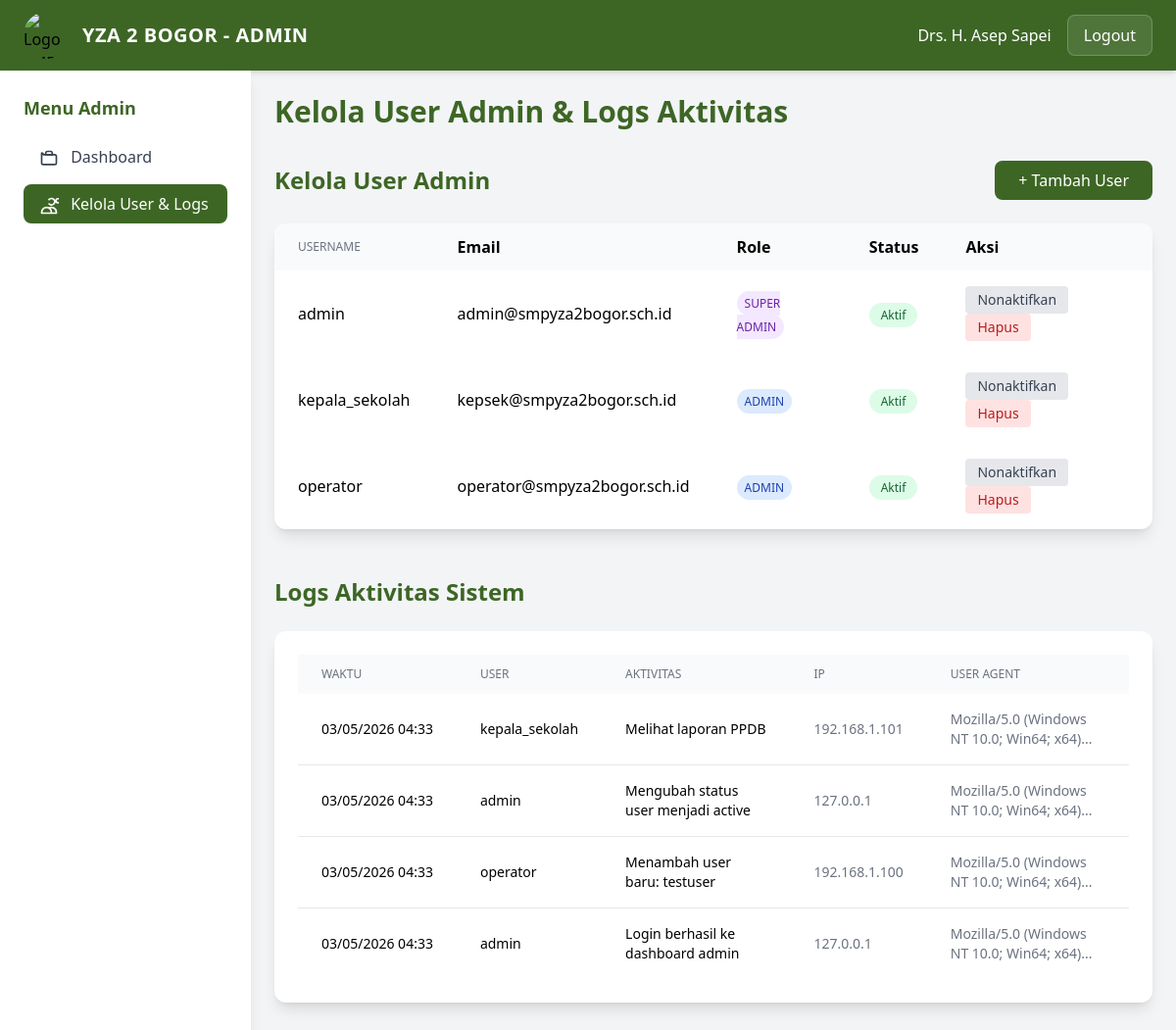
The page /user-management.php (signed in) on the database its author committed.
### tables this page shows
CREATE TABLE IF NOT EXISTS activity_logs (
    id INT AUTO_INCREMENT PRIMARY KEY,
    username VARCHAR(50),
    activity TEXT NOT NULL,
    ip_address VARCHAR(45),
    user_agent TEXT,
    created_at TIMESTAMP DEFAULT CURRENT_TIMESTAMP,
    INDEX idx_username (username),
    INDEX idx_created_at (created_at)
);

### user-management.php (the view, shortened to what this page needs)
<!DOCTYPE html>
<html lang="en">
<head>
    <script src="https://cdn.tailwindcss.com"></script>
</head>
<body class="bg-gray-100">
<?php
$currentPage = basename($_SERVER['PHP_SELF']);
$pdo = getDBConnection();
$stmt = $pdo->query("SELECT id, username, email, name, role, status, created_at, last_login FROM admin_users ORDER BY created_at DESC");
$users = $stmt->fetchAll(PDO::FETCH_ASSOC);
$stmt = $pdo->query("SELECT * FROM activity_logs ORDER BY created_at DESC LIMIT 50");
$logs = $stmt->fetchAll(PDO::FETCH_ASSOC);
?>
    <div class="min-h-screen">
        <header class="bg-[#3d6625] py-3 px-6 flex items-center justify-between shadow-md">
<a href="dashboard.html" class="flex items-center gap-3">
                <img src="https://www.upload.ee/image/19236257/BYZAD.png" alt="Logo SMP YZA 2 Bogor" class="w-12 h-12 rounded-full object-cover">
                <span class="text-white text-xl font-bold tracking-wide">YZA 2 BOGOR - ADMIN</span>
            </a>
            <div class="flex items-center gap-4">
                <span id="admin-name" class="text-white"><?php echo htmlspecialchars($_SESSION['admin_name'] ?? 'Admin'); ?></span>
                <a href="../public/php/logout.php" onclick="return confirm('Logout?')" class="px-4 py-2 bg-white/10 text-white rounded-lg hover:bg-white/20 transition-all border border-white/20">Logout</a>
            </div>
        </header>
      <div class="flex">
        <nav class="w-64 bg-white shadow-lg min-h-screen">
          <div class="p-6">
            <h2 class="text-lg font-semibold text-[#3d6625] mb-4">Menu Admin</h2>
            <ul class="space-y-2">
              <li>
                <a href="dashboard.php" class="block px-4 py-2 rounded-lg transition-colors <?= $currentPage === 'dashboard.php' ? 'bg-[#3d6625] text-white' : 'text-gray-700 hover:bg-[#f0f9eb]' ?>">
                  Dashboard
                </a>
              </li>
              <li>
                <a href="user-management.php" class="block px-4 py-2 rounded-lg transition-colors <?= $currentPage === 'user-management.php' ? 'bg-[#3d6625] text-white' : 'text-gray-700 hover:bg-[#f0f9eb]' ?>">
                  <svg class="w-5 h-5 inline-block mr-2" fill="none" stroke="currentColor" viewBox="0 0 24 24">
                    <path stroke-linecap="round" stroke-linejoin="round" stroke-width="2" d="M12 4.354a4 4 0 110 5.292M15 21H3v-1a6 6 0 0112 0v1zm0 0h6v-1a6 6 0 00-9-5.197m13.5-9a2.5 2.5 0 11-5 0 2.5 2.5 0 015 0z"></path>
                  </svg>
                  Kelola User & Logs
                </a>
              </li>
            </ul>
          </div>
        </nav>
            <main class="flex-1 p-6">
                <div class="max-w-6xl mx-auto">
                    <h1 class="text-3xl font-bold text-[#3d6625] mb-8">Kelola User Admin & Logs Aktivitas</h1>
                    <div class="mb-12">
                        <div class="flex items-center justify-between mb-6">
                            <h2 class="text-2xl font-bold text-[#3d6625]">Kelola User Admin</h2>
                            <button onclick="showAddUserModal()" class="bg-[#3d6625] text-white px-6 py-2 rounded-lg hover:bg-[#5a9a35] transition-all">+ Tambah User</button>
                        </div>
                        <div class="bg-white rounded-xl shadow-lg overflow-hidden">
                            <table class="w-full">
                                <thead class="bg-gray-50">
                                    <tr>
                                        <th class="px-6 py-3 text-left text-xs font-medium text-gray-500 uppercase">Username</th>
                                        <th class="px-6 py-3 text-left">Email</th>
                                        <th class="px-6 py-3 text-left">Role</th>
                                        <th class="px-6 py-3 text-left">Status</th>
                                        <th class="px-6 py-3 text-left">Aksi</th>
                                    </tr>
                                </thead>
                                <tbody id="users-table">
                                    <?php if (!empty($users)): ?>
                                        <?php foreach ($users as $user): ?>
                                            <tr class="hover:bg-gray-50">
                                                <td class="px-6 py-4 font-medium"><?= htmlspecialchars($user['username']) ?></td>
                                                <td class="px-6 py-4"><?= htmlspecialchars($user['email']) ?></td>
                                                <td class="px-6 py-4">
                                                    <span class="px-2 py-1 rounded-full text-xs <?= $user['role'] === 'super_admin' ? 'bg-purple-100 text-purple-800' : 'bg-blue-100 text-blue-800' ?>"><?= htmlspecialchars(str_replace('_', ' ', strtoupper($user['role']))) ?></span>
                                                </td>
                                                <td class="px-6 py-4">
                                                    <span class="px-3 py-1 rounded-full text-xs font-medium <?= $user['status'] === 'active' ? 'bg-green-100 text-green-800' : 'bg-red-100 text-red-800' ?>"><?= $user['status'] === 'active' ? 'Aktif' : 'Nonaktif' ?></span>
                                                </td>
                                                <td class="px-6 py-4">
                                                    <button onclick="toggleStatus(<?= $user['id'] ?>, '<?= $user['status'] ?>')" class="mr-2 px-3 py-1 <?= $user['status'] === 'active' ? 'bg-gray-200 text-gray-700 hover:bg-gray-300' : 'bg-yellow-100 text-yellow-800 hover:bg-yellow-200' ?> rounded text-sm"><?= $user['status'] === 'active' ? 'Nonaktifkan' : 'Aktifkan' ?></button>
                                                    <button onclick="deleteUser(<?= $user['id'] ?>)" class="px-3 py-1 bg-red-100 text-red-700 rounded hover:bg-red-200 text-sm">Hapus</button>
                                                </td>
                                            </tr>
                                        <?php endforeach; ?>
                                    <?php else: ?>
                                        <tr><td colspan="5" class="text-center py-8 text-gray-500">No users found</td></tr>
                                    <?php endif; ?>
                                </tbody>
                            </table>
                        </div>
                    </div>
                    <div>
                        <h2 class="text-2xl font-bold text-[#3d6625] mb-6">Logs Aktivitas Sistem</h2>
                        <div class="bg-white rounded-xl shadow-lg p-6">
                            <div class="overflow-x-auto">
                                <table class="w-full table-auto">
                                    <thead>
                                        <tr class="bg-gray-50">
                                            <th class="px-6 py-3 text-left text-xs font-medium text-gray-500 uppercase">Waktu</th>
                                            <th class="px-6 py-3 text-left text-xs font-medium text-gray-500 uppercase">User</th>
                                            <th class="px-6 py-3 text-left text-xs font-medium text-gray-500 uppercase">Aktivitas</th>
                                            <th class="px-6 py-3 text-left text-xs font-medium text-gray-500 uppercase">IP</th>
                                            <th class="px-6 py-3 text-left text-xs font-medium text-gray-500 uppercase">User Agent</th>
                                        </tr>
                                    </thead>
                                    <tbody id="logs-table" class="divide-y divide-gray-200">
                                        <?php if (!empty($logs)): ?>
                                            <?php foreach ($logs as $log): ?>
                                            <tr>
                                                <td class="px-6 py-4 whitespace-nowrap text-sm"><?= date('d/m/Y H:i', strtotime($log['created_at'])) ?></td>
                                                <td class="px-6 py-4 font-medium text-sm"><?= htmlspecialchars($log['username'] ?? 'Guest') ?></td>
                                                <td class="px-6 py-4 text-sm"><?= htmlspecialchars($log['activity']) ?></td>
                                                <td class="px-6 py-4 text-sm text-gray-500"><?= htmlspecialchars($log['ip_address']) ?></td>
                                                <td class="px-6 py-4 text-sm text-gray-500"><?= htmlspecialchars(substr($log['user_agent'], 0, 50)) ?>...</td>
                                            </tr>
                                            <?php endforeach; ?>
                                        <?php else: ?>
                                            <tr><td colspan="5" class="text-center py-8 text-gray-500">No logs found</td></tr>
                                        <?php endif; ?>
                                    </tbody>
                                </table>
                            </div>
                        </div>
                    </div>
                </div>
            </main>
        </div>
</body>
</html>

### rows shown on the page
activity_logs: created_at "03/05/2026 04:33", username "kepala_sekolah", activity "Melihat laporan PPDB", ip_address "192.168.1.101", user_agent "Mozilla/5.0 (Windows NT 10.0; Win64; x64)"
activity_logs: created_at "03/05/2026 04:33", username "admin", activity "Mengubah status user menjadi active", ip_address "127.0.0.1", user_agent "Mozilla/5.0 (Windows NT 10.0; Win64; x64)"
activity_logs: created_at "03/05/2026 04:33", username "operator", activity "Menambah user baru: testuser", ip_address "192.168.1.100", user_agent "Mozilla/5.0 (Windows NT 10.0; Win64; x64)"
activity_logs: created_at "03/05/2026 04:33", username "admin", activity "Login berhasil ke dashboard admin", ip_address "127.0.0.1", user_agent "Mozilla/5.0 (Windows NT 10.0; Win64; x64)"

### other values the page prints
$_SESSION['admin_name'] "Drs. H. Asep Sapei"
$user['username'] "admin"
$user['email'] "admin@smpyza2bogor.sch.id"
str_replace('_', ' ', strtoupper($user['role'])) "SUPER ADMIN"
$user['username'] "kepala_sekolah"
$user['email'] "kepsek@smpyza2bogor.sch.id"
str_replace('_', ' ', strtoupper($user['role'])) "ADMIN"
$user['username'] "operator"
$user['email'] "operator@smpyza2bogor.sch.id"
